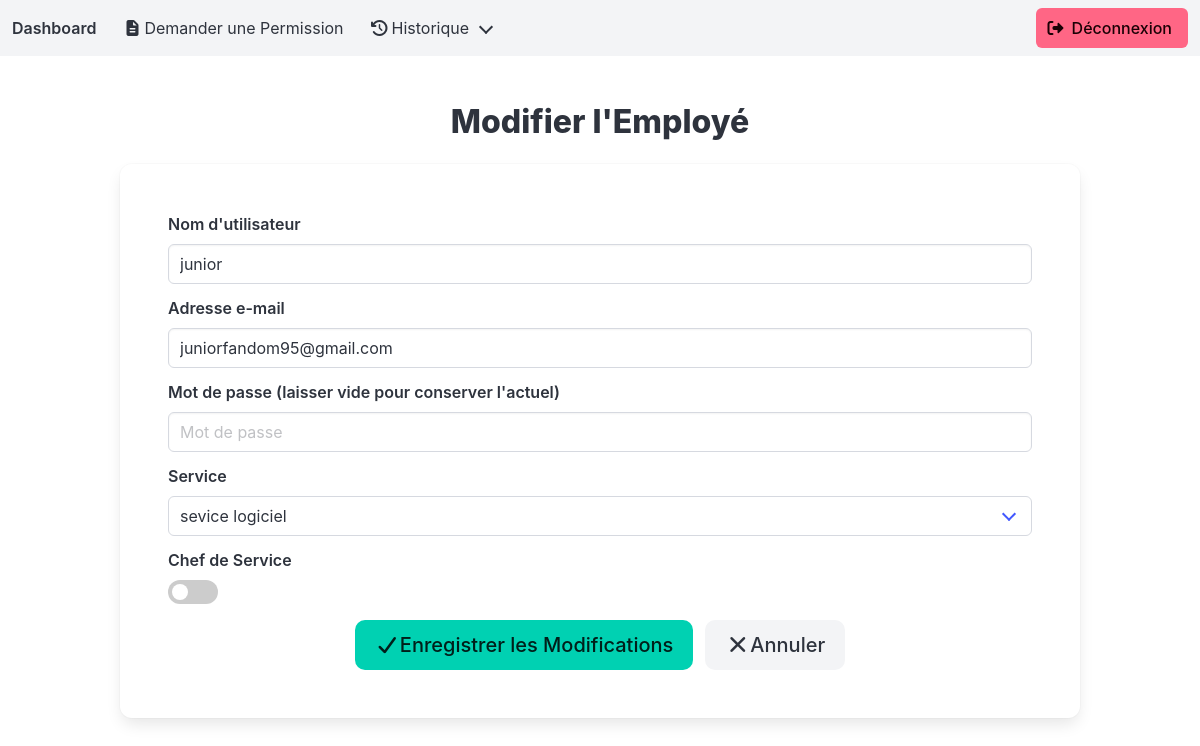
Screenshot of /edit_employee/1/ (signed in) with the database file from the repository.
### presence/models.py (models this page shows, shortened)
class Employee(models.Model):
    user = models.OneToOneField(User, on_delete=models.CASCADE)
    service = models.ForeignKey(Service, on_delete=models.CASCADE, null=True, blank=True)
    is_manager = models.BooleanField(default=False)  # Ajout du champ pour gérer le chef de service
    class Meta:
        constraints = [
            models.UniqueConstraint(
                fields=['service'],
                condition=models.Q(is_manager=True),  # Vérifie que le chef est unique par service
                name='unique_manager_per_service'
            )
        ]

class Service(models.Model):
    name = models.CharField(max_length=100)

### presence/views.py (the view, shortened to what this page needs)
# urls.py: path('edit_employee/<int:employee_id>/', views.edit_employee, name='edit_employee'),
@login_required
def edit_employee(request, employee_id):
    employee = get_object_or_404(Employee, id=employee_id)
    services = Service.objects.all()
    return render(request, 'presence/edit_employee.html', {
        'employee': employee,
        'services': services
    })

### presence/templates/presence/edit_employee.html (shortened to what this page needs)
{% extends 'presence/base_admin.html' %}
{% block admin_content %}
    <section class="section">
        <div class="container">
            <h2 class="title is-3 has-text-centered mb-5">Modifier l'Employé</h2>
            <form method="POST" class="box p-6">
                <div class="field">
                    <label class="label">Nom d'utilisateur</label>
                    <div class="control">
                        <input class="input" type="text" name="username" value="{{ employee.user.username }}" required>
                    </div>
                </div>
                <div class="field">
                    <label class="label">Adresse e-mail</label>
                    <div class="control">
                        <input class="input" type="email" name="email" value="{{ employee.user.email }}" required>
                    </div>
                </div>
                <div class="field">
                    <label class="label">Mot de passe (laisser vide pour conserver l'actuel)</label>
                    <div class="control">
                        <input class="input" type="password" name="password" placeholder="Mot de passe">
                    </div>
                </div>
                <div class="field">
                    <label class="label">Service</label>
                    <div class="control">
                        <div class="select is-fullwidth">
                            <select name="service" required>
                                {% for service in services %}
                                    <option value="{{ service.id }}" {% if employee.service.id == service.id %}selected{% endif %}>{{ service.name }}</option>
                                {% endfor %}
                            </select>
                        </div>
                    </div>
                </div>
                <div class="field">
                    <label class="label">Chef de Service</label>
                    <div class="control">
                        <label class="switch">
                            <span class="slider round"></span>
                        </label>
                    </div>
                </div>
                <div class="field is-grouped is-grouped-centered mt-4">
                    <div class="control">
                        <button type="submit" class="button is-primary is-medium">
                            <i class="fas fa-check"></i> Enregistrer les Modifications
                        </button>
                    </div>
                    <div class="control">
                        <a href="{% url 'employee_list' %}" class="button is-light is-medium">
                            <i class="fas fa-times"></i> Annuler
                        </a>
                    </div>
                </div>
            </form>
        </div>
    </section>
{% endblock %}

### presence/templates/presence/edit_employee.html (style rules this page uses)
.switch { position: relative; display: inline-block; width: 50px; height: 24px; }
.slider { position: absolute; cursor: pointer; top: 0; left: 0; right: 0; bottom: 0; background-color: #ccc; transition: 0.4s; border-radius: 34px; }
.slider:before { position: absolute; content: ""; height: 16px; width: 16px; border-radius: 50%; left: 4px; bottom: 4px; background-color: white; transition: 0.4s; }

### rows the page displays
Employee: username "junior", email "juniorfandom95@gmail.com", service "sevice logiciel"
